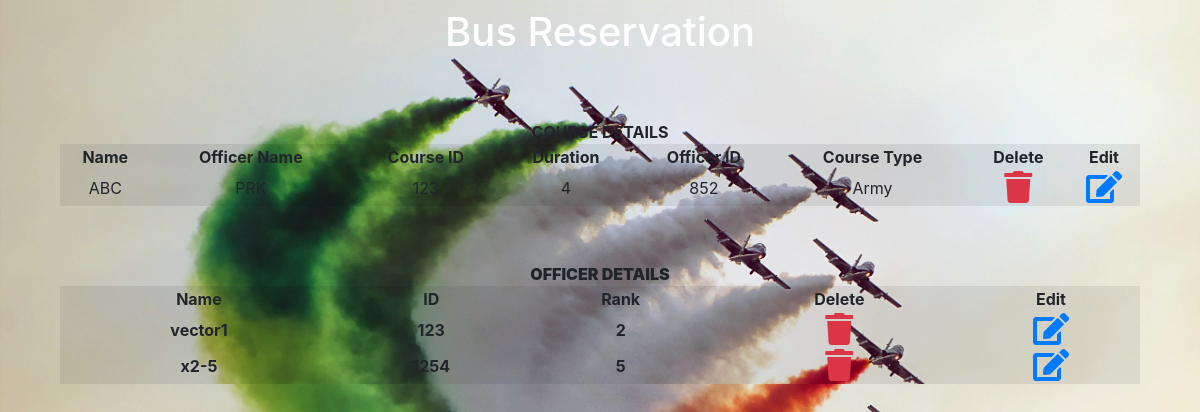
The app's page /officerCourse.php with its own data.
### tables this page shows
CREATE TABLE IF NOT EXISTS `courses` (
  `Course_name` varchar(20) NOT NULL,
  `Officer_name` varchar(20) NOT NULL,
  `Course_id` int(5) NOT NULL,
  `duration` varchar(20) NOT NULL,
  `Officer_id` int(20) NOT NULL,
  `course_type` varchar(20) NOT NULL
);

CREATE TABLE IF NOT EXISTS `officer` (
  `name` varchar(20) NOT NULL,
  `id` varchar(20) NOT NULL,
  `rank` varchar(20) NOT NULL
);

### officerCourse.php (the view, shortened to what this page needs)
<!DOCTYPE html>
<html>
<head>
    <link rel="stylesheet" href="https://stackpath.bootstrapcdn.com/bootstrap/4.1.3/css/bootstrap.min.css">
    <link rel="stylesheet" href="https://use.fontawesome.com/releases/v5.5.0/css/all.css">
    <link rel="stylesheet" type="text/css" href="https://cdn.datatables.net/1.10.19/css/jquery.dataTables.css">
    <link rel="stylesheet" href="//cdn.datatables.net/responsive/2.2.3/css/responsive.bootstrap.css" />
    <link rel="stylesheet" href="css/main.css" />
</head>
<body>
    <div class="container mt-2 mb-2">
        <div class="row">
            <div class="col-md-12">
                <center>
                    <h1 class='text-white'>Bus Reservation</h1>
                </center>
            </div>
        </div>
    </div>
    <div class="container mt-2">
        <div class="row">
            <div class="col-md-12">
                <?php
             $host="localhost";
$username="root";
$password="";
$dbname="project";
   $con=mysqli_connect("$host","$username","$password","$dbname")or die("cannot connect");
    $query = "SELECT * FROM courses";
    $res = mysqli_query($con,$query);
     echo "<div class='container table-class'> <div class='row mb-5'>
   </div><table id='med-div' class='display responsive nowrap table-active' style='width:100%;'><thead class='thead-light'><tr><b>COURSE DETAILS</tr><tr><th>Name</th><th>Officer Name</th><th>Course ID</th><th>Duration</th><th>Officer ID</th><th>Course Type</th><th>Delete</th><th>Edit</th></tr></thead><tbody>";
    while($row = mysqli_fetch_array($res))
      {
      echo "<tr><td>".$row['Course_name']. "</td><td> " .$row['Officer_name']. "</td><td> " . $row['Course_id']. "</td><td> " .$row['duration']."</td><td>".$row['Officer_id']."</td><td>".$row['course_type']."</td><td><a href='delete1.php?id=".$row['Course_id']."' class='confirmation text-danger'><i class='fas fa-trash fa-2x'></i></a></td><td><a href='edit1.php?id=".$row['Course_id']."' class='text-primary'><i class='fas fa-edit fa-2x'></i></a></td></tr>";
      }
                echo "</tbody></table></div>";
    ?>
            </div>
        </div>
    </div>
    <div class="container mt-2">
        <div class="row">
            <div class="col-md-12">
                <?php
             $host="localhost";
$username="root";
$password="";
$db_name="project";
   $con=mysqli_connect("$host","$username","$password","$db_name")or die("cannot connect");
    $query = "SELECT * FROM officer";
    $res = mysqli_query($con,$query);
     echo "<div class='container table-class'> <div class='row mb-5'>
   </div><table id='med-div' class='display responsive nowrap table-active' style='width:100%;'><thead class='thead-light'><tr><b>OFFICER DETAILS</tr><tr><th>Name</th><th>ID</th><th>Rank</th><th>Delete</th><th>Edit</th></tr></thead><tbody>";
    while($row = mysqli_fetch_array($res))
      {
      echo "<tr><td>".$row['name'] . "</td><td> " . $row['id']. "</td><td> " . $row['rank']. "</td><td><a href='delete.php?id=".$row['id']."' class='confirmation text-danger'><i class='fas fa-trash fa-2x'></i></a></td><td><a href='edit.php?id=".$row['id']."' class='text-primary'><i class='fas fa-edit fa-2x'></i></a></td></tr>";
      }
                echo "</tbody></table></div>";
    ?>
            </div>
        </div>
    </div>
</body>
</html>

### css/main.css (style rules this page uses)
body,html { margin:0px; padding;0px; text-align: center; background-image: url('../images/33.jpg'); background-repeat: no-repeat; background-size:cover; }

### records on screen
courses: Course_name "ABC", Officer_name "PRK", Course_id "123", duration "4", Officer "852", course_type "Army"
officer: name "vector1", id "123", rank "2"
officer: name "x2-5", id "1254", rank "5"
